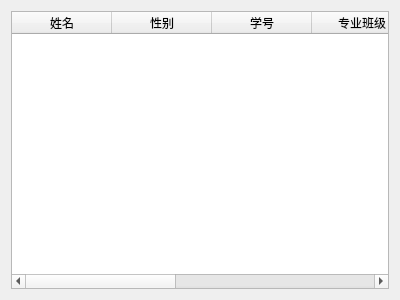
<?xml version="1.0" encoding="UTF-8"?>
<ui version="4.0">
 <class>OutLineselect</class>
 <widget class="QWidget" name="OutLineselect">
  <property name="geometry">
   <rect>
    <x>0</x>
    <y>0</y>
    <width>400</width>
    <height>300</height>
   </rect>
  </property>
  <property name="windowTitle">
   <string>Form</string>
  </property>
  <layout class="QVBoxLayout" name="verticalLayout">
   <item>
    <widget class="QTableWidget" name="tableWidget">
     <column>
      <property name="text">
       <string>姓名</string>
      </property>
     </column>
     <column>
      <property name="text">
       <string>性别</string>
      </property>
     </column>
     <column>
      <property name="text">
       <string>学号</string>
      </property>
     </column>
     <column>
      <property name="text">
       <string>专业班级</string>
      </property>
     </column>
     <column>
      <property name="text">
       <string>时间</string>
      </property>
     </column>
     <column>
      <property name="text">
       <string>违规原因</string>
      </property>
     </column>
     <column>
      <property name="text">
       <string>违规级别</string>
      </property>
     </column>
    </widget>
   </item>
  </layout>
 </widget>
 <resources/>
 <connections/>
</ui>
